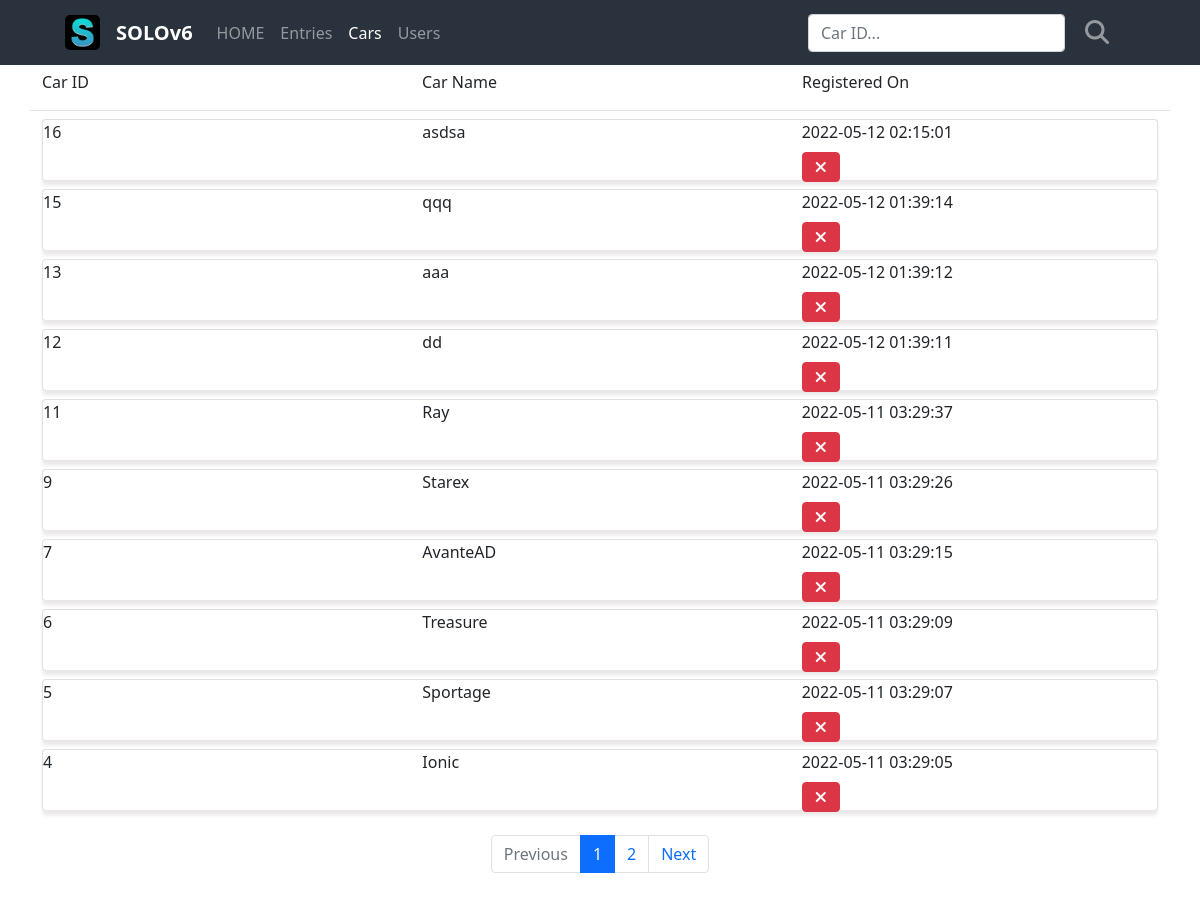
Screenshot of /cars/ with the database file from the repository.
### project/models/car.py (models this page shows, shortened)
class Car(db.Model):
    id = db.Column(db.Integer, primary_key=True)
    car_name = db.Column(db.String(10), nullable=False)
    registered_on = db.Column(db.DateTime(), default=func.now())

### project/routes/car_routes.py (the view)
@blueprint.route('/')
def cars():
    page = request.args.get('page', type=int, default=1)
    needle = request.args.get('needle', type=str, default='')
    car_list = CarModel.query.order_by(CarModel.registered_on.desc())
    if needle:
        car_list = car_list.filter(
            CarModel.id.ilike(needle)
        )
    car_list = car_list.paginate(page, per_page=10)
    return render_template('cars.html', car_list=car_list, page=page, needle=needle)

### project/templates/cars.html (shortened to what this page needs)
<link rel="stylesheet" href="../static/css/cars.css">
{% extends 'base.html' %}
{% block content %}
<nav class="navbar navbar-expand-lg navbar-dark">
    <div class="container-fluid">
        <a class="navbar-logo" href="{{ url_for('base.index') }}">
            <img class="logo" src="../static/images/favicons.ico/favicon-96x96.png" alt="Logo" height="35" width="35">
        </a>
        <a class="navbar-brand" href="{{ url_for('base.index') }}">SOLOv6</a>
        <div class="collapse navbar-collapse" id="navbarSupportedContent">
            <ul class="navbar-nav me-auto mb-2 mb-lg-0">
                <li class="nav-item">
                    <a class="nav-link active" aria-current="page" href="{{ url_for('base.index') }}">HOME</a>
                </li>
                <li class="nav-item">
                    <a class="nav-link active" href="{{ url_for('base.index') }}">Entries</a>
                </li>
                <li class="nav-item">
                    <a class="nav-link active" href="{{ url_for('cars.cars') }}">Cars</a>
                </li>
                <li class="nav-item">
                    <a class="nav-link active" href="#">Users</a>
                </li>
            </ul>
            <form id="search-form" class="d-flex" action="{{ url_for('cars.cars') }}" method="get">
                <input id="needle search-needle" class="form-control me-2 search-form" type="text" name="needle" value="{{ needle or '' }}" placeholder="Car ID..." aria-label="Search">
                <button id="btn-search" class="btn search-btn" type="submit">
                    <i class="fa-solid fa-magnifying-glass fa-xl"></i>
                </button>
            </form>
        </div>
    </div>
</nav>
<div class="car-main">
    <div class="register-box">
        <div class="car-register-col">
            <form class="register-form" action="{{ url_for('cars.register') }}" method="post">
                <button type="submit" class="btn btn-primary mb-3 register-btn">
                </button>
            </form>
        </div>
        <div class="dropdown">
            <button class="btn btn-light dropdown-toggle" type="button" id="dropdownMenuButton1" data-bs-toggle="dropdown" aria-expanded="false">
            </button>
        </div>
    </div>
    <div class="container car-list-box">
        <div class="row car-list-title-box border-bottom">
            <div class="col car-list-title my-3">
                Car ID
            </div>
            <div class="col car-list-title my-3">
                Car Name
            </div>
            <div class="col car-list-title my-3">
                Registered On
            </div>
        </div>
        {% if car_list %}
            {% for car in car_list.items %}
            <div class="card my-2">
                <div class="card-body">
                    <div class="row card-body-row">
                        <div class="col car-list-col">
                            {{ car.id }}
                        </div>
                        <div class="col car-list-col">
                            {{ car.car_name }}
                        </div>
                        <div class="col car-list-col">
                            {{ car.registered_on }}
                            <div class="cancel-box">
                                <form class="delete-form" action="{{ url_for('cars.delete') }}" method="post">
                                    <button type="submit" class="btn btn-danger mb-3 cancel-btn">
                                        <i class="fa-solid fa-xmark"></i>
                                    </button>
                                </form>
                            </div>
                        </div>
                    </div>
                </div>
            </div>
            {% endfor %}
        {% else %}
        <div class="row">
            <div class="col-12">
                <h2>❌ No Car Registered ❌</h2>
            </div>
        </div>
        {% endif %}
    </div>
</div>
<ul class="pagination my-4 justify-content-center">
    {% if car_list.has_prev %}
    <li class="page-item">
        <a class="page-link" href="?page={{ car_list.prev_num }}">Previous</a>
    </li>
    {% else %}
    <li class="page-item disabled">
        <a class="page-link" tabindex="-1" aria-disabled="true" href="javascript:void(0)">Previous</a>
    </li>
    {% endif %}
    {% for page_num in car_list.iter_pages() %}
    {% if page_num %}
    {% if page_num != car_list.page %}
    <li class="page-item">
        <a class="page-link" href="?page={{ page_num }}">{{ page_num }}</a>
    </li>
    {% else %}
    <li class="page-item active" aria-current="page">
        <a class="page-link" href="javascript:void(0)">{{ page_num }}</a>
    </li>
    {% endif %}
    {% else %}
    <li class="disabled">
        <a class="page-link" href="javascript:void(0)">...</a>
    </li>
    {% endif %}
    {% endfor %}
    {% if car_list.has_next %}
    <li class="page-item">
        <a class="page-link" href="?page={{ car_list.next_num }}">Next</a>
    </li>
    {% else %}
    <li class="page-item disabled">
        <a class="page-link" tabindex="-1" aria-disabled="true" href="javascript:void(0)">Next</a>
    </li>
    {% endif %}
</ul>
{% endblock %}

### project/static/css/cars.css (style rules this page uses)
.navbar-nav .nav-item:nth-child(3) .nav-link { opacity: 1; }

### project/static/css/styles.css (style rules this page uses)
.navbar { position: fixed; top: 0; width: 100vw; height: 65px; padding-left: 53px; padding-right: 67px; z-index: 1; background-color: #2A323D; }
.navbar-brand { font-weight: 700; color: white; }
.navbar .container-fluid { height: 65px; }
.logo { border-radius: 5px; margin-right: 16px; }
.nav-link { color: white; opacity: 0.5; transition: opacity 0.3s ease-in-out; }
.d-flex { display: flex; align-items: center; margin: 0; }
.search-btn { color: white; opacity: 0.5; border: none; margin-left: 0; transition: color, opacity 0.2s ease-in-out; }
.register-box { display: flex; justify-content: space-between; align-items: center; padding-left: 64px; padding-right: 80px; width: 100vw; height: 54px; border-bottom: 1px solid rgba(0, 0, 0, 0.1); box-shadow: 0px 2px 20px rgb(234, 232, 232); }
.register-form { display: flex; justify-content: center; align-items: center; height: 54px; margin: 0; }
.register-btn { height: 40px; margin-top: 16px; margin-left: 5px; }
.dropdown-toggle { height: 39px; border: 1px solid rgba(0, 0, 0, 0.1); background-color: white; color: rgba(0, 0, 0, 0.5); }
.card { z-index: 0; }
.card-body { height: 60px; padding: 0; box-shadow: 0px 5px 4px rgb(233, 231, 231); }
.delete-form { height: 30px; }
.cancel-box { display: flex; align-items: flex-end; }
.cancel-btn { margin-top: 8px; }

### rows the page displays
Car: id "16", car_name "asdsa", registered_on "2022-05-12 02:15:01"
Car: id "15", car_name "qqq", registered_on "2022-05-12 01:39:14"
Car: id "13", car_name "aaa", registered_on "2022-05-12 01:39:12"
Car: id "12", car_name "dd", registered_on "2022-05-12 01:39:11"
Car: id "11", car_name "Ray", registered_on "2022-05-11 03:29:37"
Car: id "9", car_name "Starex", registered_on "2022-05-11 03:29:26"
Car: id "7", car_name "AvanteAD", registered_on "2022-05-11 03:29:15"
Car: id "6", car_name "Treasure", registered_on "2022-05-11 03:29:09"
Car: id "5", car_name "Sportage", registered_on "2022-05-11 03:29:07"
Car: id "4", car_name "Ionic", registered_on "2022-05-11 03:29:05"

### other values shown
{{ page_num }} "1"
{{ page_num }} "2"
